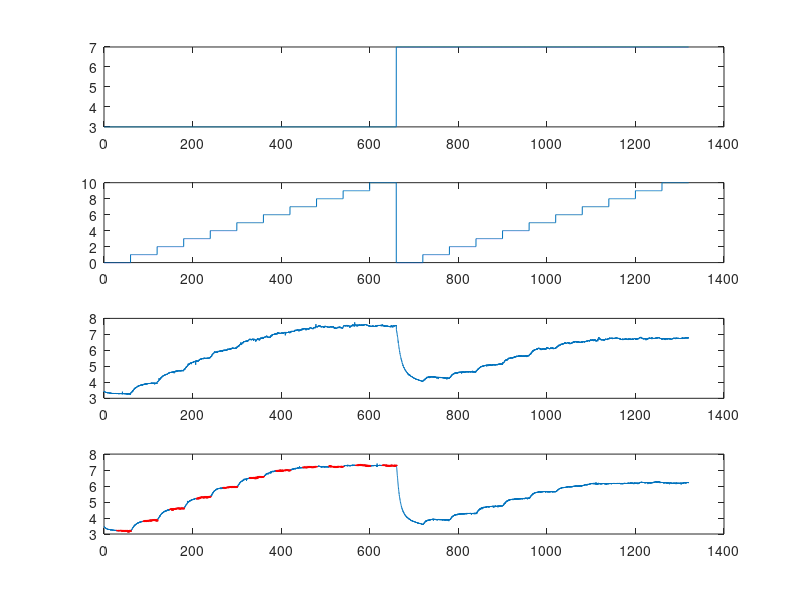
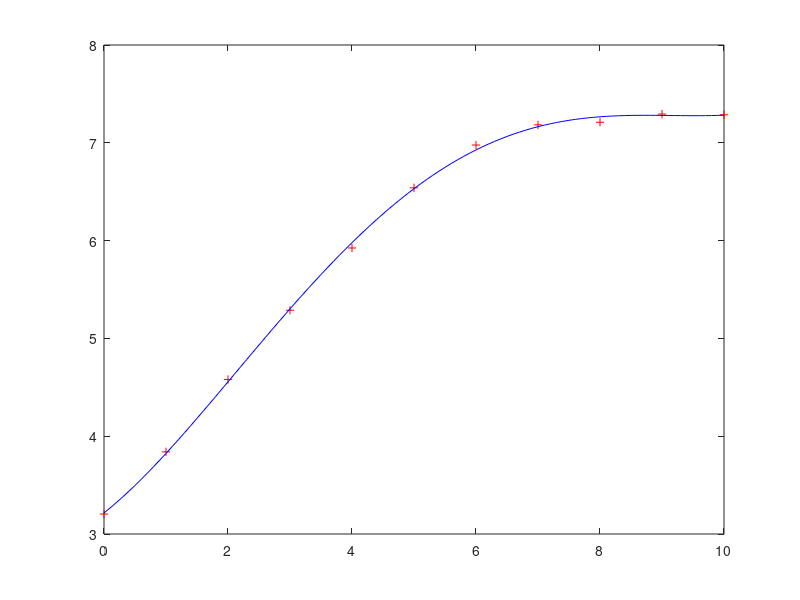

Source code (MATLAB) for these figures, in order:
clear all;


load('dataset1.mat')




figure(1)


subplot(4,1,1)

plot(ds1_ventilator(:,1), ds1_ventilator(:,2))

subplot(4,1,2)
 
plot(ds1_ventilator(:,1), ds1_spirala(:,2))

subplot(4,1,3)

plot(ds1_snimac_1(:,1), ds1_snimac_1(:,2))


subplot(4,1,4)

plot(ds1_snimac_2(:,1), ds1_snimac_2(:,2))




%%
 
pocitadlo = 1;

for konecnecasy = 60:60:660

maska = (ds1_snimac_2(:,1) > (konecnecasy - 30)) & (ds1_snimac_2(:,1) < konecnecasy);

subplot(4,1,4)
hold on
plot(ds1_snimac_2(maska,1), ds1_snimac_2(maska,2), 'r', 'LineWidth', 2 )
hold off

ustaleneVystupy(pocitadlo) = mean( ds1_snimac_2(maska,2)  );
ustaleneVstupy(pocitadlo) = mean( ds1_spirala(maska,2)  );

pocitadlo = pocitadlo + 1;

end

[ustaleneVstupy' ustaleneVystupy']




%%
 
figure(666)

plot(ustaleneVstupy, ustaleneVystupy, 'r+')






polynom = polyfit(ustaleneVstupy,ustaleneVystupy,4);

tukreslit = [0:0.1:10];
kreslipriamka = polyval(polynom,tukreslit);

hold on
plot(tukreslit, kreslipriamka, 'b-')
hold off






